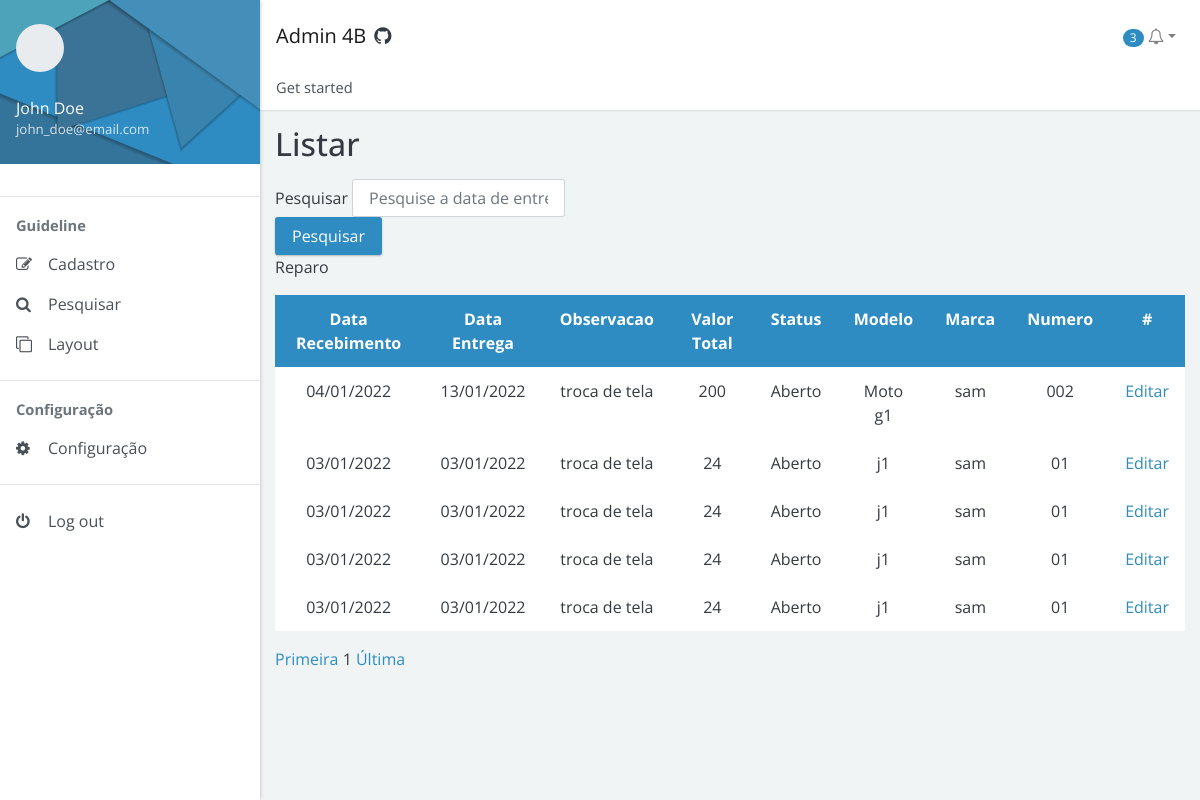
Page /dashboard/docs/pages/search/pesquisa_reparo.php on the committed database.
### tables this page shows
CREATE TABLE `reparo` (
  `id_reparo` int(11) NOT NULL,
  `data_recebimento` date DEFAULT NULL,
  `data_previsao` date DEFAULT NULL,
  `data_entrega` date DEFAULT NULL,
  `observacao` varchar(255) DEFAULT NULL,
  `mao_obra` float DEFAULT NULL,
  `custo_peca` float DEFAULT NULL,
  `valor_total` float DEFAULT NULL,
  `status_id_status` int(11) NOT NULL,
  `tecnico_id_tecnico` int(11) NOT NULL,
  `eletronico_id_eletronico` int(11) NOT NULL
);

CREATE TABLE `statu` (
  `id_status` int(11) NOT NULL,
  `nome_status` varchar(255) DEFAULT NULL
);

CREATE TABLE `eletronico` (
  `id_eletronico` int(11) NOT NULL,
  `modelo` varchar(255) DEFAULT NULL,
  `marca` varchar(255) DEFAULT NULL,
  `numero` varchar(50) DEFAULT NULL,
  `descricao` varchar(255) DEFAULT NULL
);

### dashboard/docs/pages/search/pesquisa_reparo.php (the view, shortened to what this page needs)
<!doctype html>
<html lang="pt-br">
<head>
    <link rel="stylesheet" href="https://cdnjs.cloudflare.com/ajax/libs/font-awesome/4.7.0/css/font-awesome.min.css">
    <link href="../../../../../dist/admin4b.min.css?v=2.1.0" rel="stylesheet">
    <link href="../../../docs/assets/css/custom.css" rel="stylesheet">
    <link href="../../assets/css/custom.css" rel="stylesheet">
    <link href="../../../dist/admin4b.min.css" rel="stylesheet" type="text/css">
</head>
<body>
    <div class="app">
        <div class="app-sidebar">
            <div class="sidebar-header"><svg class="avatar">
                    <use href="assets/img/faces.svg" />
                </svg>
                <div class="username"><span>John Doe</span> <small>john_doe@email.com</small></div>
            </div>
            <div id="sidebar-nav" class="sidebar-nav">
                <hr><span class="sidebar-nav-header">Guideline</span>
                <ul>
                    <li><a href="#forms" data-toggle="collapse"><span class="sidebar-nav-icon fa fa-pencil-square-o"></span> <span class="sidebar-nav-text">Cadastro</span></a>
                    </li>
                    <li><a href="#search" data-toggle="collapse"><span class="sidebar-nav-icon fa fa-search"></span> <span class="sidebar-nav-text">Pesquisar</span></a>
                    </li>
                    <li><a href="#layout" data-toggle="collapse"><span class="sidebar-nav-icon fa fa-clone"></span> <span class="sidebar-nav-text">Layout</span></a>
                    </li>
                </ul>
                <hr><span class="sidebar-nav-header">Configuração</span>
                <ul>
                    <li><a href="../editar/configuracao_geral.php  "><span class="sidebar-nav-icon fa fa-cog"></span> <span class="sidebar-nav-text">Configuração</span></a>
                    </li>
                </ul>
                <hr>
                <ul>
                    <li><a href="/docs/pages/content/signin.html"><span class="sidebar-nav-icon fa fa-power-off"></span> <span class="sidebar-nav-text">Log out</span></a></li>
                </ul>
            </div>
        </div>
        <div class="app-content">
            <div class="content-header">
                <nav class="navbar navbar-expand navbar-light bg-white">
                    <div class="navbar-brand"><button type="button" class="btn btn-sidebar" data-toggle="sidebar"><i class="fa fa-bars"></i></button> <span class="pr-2">Admin 4B</span> <a href="https://github.com/marxjmoura/admin4b" class="text-dark decoration-none" data-toggle="tooltip" data-placement="right" title="Fork me on GitHub"><i class="fa fa-github"></i></a></div>
                    <ul class="navbar-nav ml-auto">
                        <li class="nav-item dropdown"><a href="#" class="nav-link dropdown-toggle" role="button" data-toggle="dropdown" aria-haspopup="true" aria-expanded="false"><span class="badge badge-pill badge-primary">3</span> <i class="fa fa-bell-o"></i></a>
                        </li>
                    </ul>
                </nav>
                <nav>
                    <ol class="breadcrumb">
                        <li class="breadcrumb-item">Get started</li>
                    </ol>
                </nav>
            </div>
            <div class="content-body">
                <div class="container">
                    <div class="page-header">
                        <div class="row">
                            <div class="col-sm-6 col-md-6">
                                <h1>Listar</h1>
                            </div>
                        </div>
                        <div class="row">
                            <div class="col-sm-1 col-md-5">
                                <form class="form-inline" method="GET" action="../pesquisar/pesquisa_reparo.php">
                                    <div class="form-group">Pesquisar&nbsp;
                                        <input type="text" name="pesquisa" class="form-control" id="exampleInputName2" placeholder="Pesquise a data de entrega" style="margin-right: 10px;">
                                    </div>
                                    <button type="submit" class="btn btn-primary">Pesquisar</button>
                                </form>
                            </div>
                        </div>
                    </div>
                    <div class="align-items-center">
                        <div class="">
                            <p>Reparo</p>
                            <table class="table table-bordered table-hover text-center">
                                <tr class="bg bg-primary text-white text-center">
                                    <th>Data Recebimento</th>
                                    <th>Data Entrega</th>
                                    <th>Observacao</th>
                                    <th>Valor Total</th>
                                    <th>Status</th>
                                    <th>Modelo</th>
                                    <th>Marca</th>
                                    <th>Numero</th>
                                    <th> # </th>
                                </tr>
                                <?php
                                include_once '../../crud/conexao.php';
                                if (isset($_GET['pg']) && $_GET['pg'] != "") {
                                    $pagina_atual = $_GET["pg"];
                                } else {
                                    $pagina_atual = 1;
                                }
                                if (isset($pagina_atual)) {
                                    $pagina_atual = $pagina_atual;
                                } else {
                                    $pagina_atual = 1;
                                }
                                $pagina = (!empty($pagina_atual)) ? $pagina_atual : 1;
                                $qtd_pg = 20;
                                $inicio = ($qtd_pg * $pagina) - $qtd_pg;
                                $pesquisa = $conexao->query("SELECT * FROM `reparo`
                INNER JOIN statu ON reparo.status_id_status = statu.id_status
                INNER JOIN tecnico  ON reparo.tecnico_id_tecnico = tecnico.id_tecnico
                INNER JOIN eletronico ON reparo.eletronico_id_eletronico = eletronico.id_eletronico
                INNER JOIN endereco ON tecnico.endereco_id_endereco = endereco.id_endereco ORDER BY data_entrega DESC LIMIT $inicio, $qtd_pg");
                                if ($pesquisa && $pesquisa->rowCount() != 0) {
                                    while ($linha = $pesquisa->fetch()) {
                                        $id = $linha['id_reparo'];
                                        $data1 = $linha['data_recebimento'];
                                        $data_recebimento = date('d/m/Y', strtotime($data1));
                                        $data3 = $linha['data_entrega'];
                                        $data_entrega = date('d/m/Y', strtotime($data3));
                                        $observacao = $linha['observacao'];
                                        $valor_total = $linha['valor_total'];
                                        $nome_status = $linha['nome_status'];
                                        $modelo = $linha['modelo'];
                                        $marca = $linha['marca'];
                                        $numero = $linha['numero'];
                                ?>
                                        <tr class="text-center">
                                            <td>
                                                <?= $data_recebimento ?>
                                            </td>
                                            <td>
                                                <?= $data_entrega ?>
                                            </td>
                                            <td>
                                                <?= $observacao ?>
                                            </td>
                                            <td>
                                                <?= $valor_total ?>
                                            </td>
                                            <td>
                                                <?= $nome_status ?>
                                            </td>
                                            <td>
                                                <?= $modelo ?>
                                            </td>
                                            <td>
                                                <?= $marca ?>
                                            </td>
                                            <td>
                                                <?= $numero ?>
                                            </td>
                                            <td><a href="../editar/editar_Reparo.php?id=<?= ($id) ?>" type="submit"><i class="bi bi-pencil-square"></i> Editar</a> </td>
                                        </tr>
                                    <?php
                                    }
                                    ?>
                            </table>
                        <?php
                                    $select = $conexao->query("SELECT COUNT(id_reparo) AS num_result FROM reparo");
                                    $row_pg = $select->fetch();
                                    $quantidade_pg = ceil($row_pg['num_result'] / $qtd_pg);
                                    echo "<a href='?pg=$qtd_pg' onclick='pesquisa_cliente'>Primeira</a> ";
                                    echo " $pagina ";
                                    echo " <a href='?pg=$quantidade_pg' onclick=''>Última</a>";
                                } else {
                                    echo "<div class='alert alert-danger' role='alert'>Nenhum usuário encontrado!</div>";
                                }
                        ?>
                        </div>
                    </div>
                </div>
            </div>
</body>
</html>

### dashboard/docs/assets/css/custom.css (style rules this page uses)
.app-sidebar .sidebar-header { background-image: url("/docs/assets/img/sidebar-header.svg"); background-repeat: no-repeat; background-size: 100% 100%; }

### rows in the picture
reparo: data_recebimento "04/01/2022", data_entrega "13/01/2022", observacao "troca de tela", valor_total "200", status_id_status.nome_status "Aberto", eletronico_id_eletronico.modelo "Moto g1", eletronico_id_eletronico.marca "sam", eletronico_id_eletronico.numero "002"
reparo: data_recebimento "03/01/2022", data_entrega "03/01/2022", observacao "troca de tela", valor_total "24", status_id_status.nome_status "Aberto", eletronico_id_eletronico.modelo "j1", eletronico_id_eletronico.marca "sam", eletronico_id_eletronico.numero "01"
reparo: data_recebimento "03/01/2022", data_entrega "03/01/2022", observacao "troca de tela", valor_total "24", status_id_status.nome_status "Aberto", eletronico_id_eletronico.modelo "j1", eletronico_id_eletronico.marca "sam", eletronico_id_eletronico.numero "01"
reparo: data_recebimento "03/01/2022", data_entrega "03/01/2022", observacao "troca de tela", valor_total "24", status_id_status.nome_status "Aberto", eletronico_id_eletronico.modelo "j1", eletronico_id_eletronico.marca "sam", eletronico_id_eletronico.numero "01"
reparo: data_recebimento "03/01/2022", data_entrega "03/01/2022", observacao "troca de tela", valor_total "24", status_id_status.nome_status "Aberto", eletronico_id_eletronico.modelo "j1", eletronico_id_eletronico.marca "sam", eletronico_id_eletronico.numero "01"

### other values in the picture
$pagina "1"
